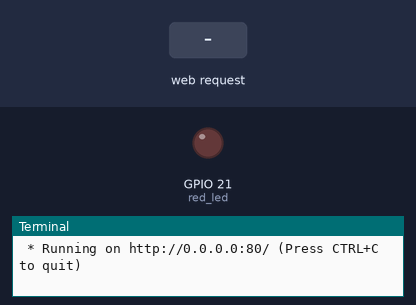
Recording of a program running on a simulated Raspberry Pi (BCM pin numbers). Parts: output pins drawn as LEDs (lit = HIGH), the last lines printed to the terminal. The test bench sets the inputs (shaded band). The clock reads 2024-03-15 10:24:30 at power-on unless the program sets it.

Above: at 1.2 s.
1.3 s: HTTP request for /data received with the fields led=on
At 2.5 s:
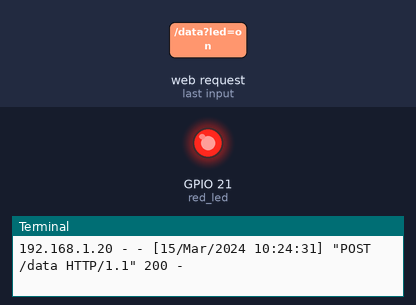
2.8 s: HTTP request for /data received with the fields led=off
At 3.8 s:
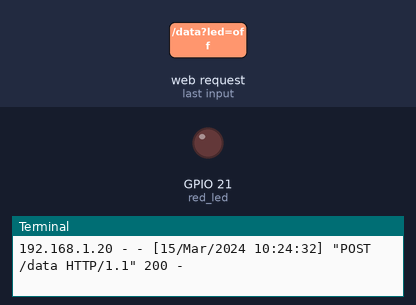
Timing chart, 0 to 5.8 s (numbered marks = the images above; inputs shaded):
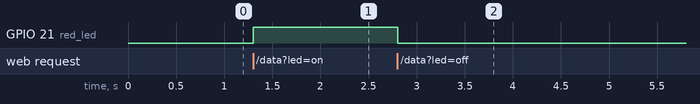

Measured:
- after the input at 1.3 s, GPIO 21 (red_led): LOW → HIGH at once
- after the input at 2.8 s, GPIO 21 (red_led): HIGH → LOW at once

The program:

Flask_LED-1.py
```python
from flask import Flask, request, render_template		# 1. 라이브러리 로드 : 프로젝트에 필요한 도구를 가져오는 단계
														# Flask : 웹 서버 기능을 제공하는 프레임워크
														# request : 브라우저가 보내온 데이터를 읽기 위한 도구
														# render_template : 준비된 HTML 파일을 화면에 띄워주는 도구
from gpiozero import LED								# 출력 장치인 LED를 제어하기 위한 전용 클래스를 불러옴

app = Flask(__name__)									# 2. 객체 생성 및 초기화 : 하드웨어와 소프트웨어를 매핑하는 단계

red_led = LED(21)										# 라즈베리 GPIO 21번핀에 LED 연결

@app.route('/')											# 3. 라우팅 : 특정 주소로 접속했을 때 실행할 동작 정의
def home():		# 사용자가 브라우저 주소창에 IP를 입력하고 처음 들어왔을 때 실행.
				# templates 폴더 내의 index.html 파일을 읽어 화면을 사용자에게 보여줌.
	return render_template("index.html")

@app.route('/data', methods = ['POST'])
def data():
			# 웹 페이지의 버튼 클릭으로 전송된 데이터를 처리하는 핵심 로직

	data = request.form['led']		# 사용자가 웹에서 보낸 폼 데이터 중 'led'라는 이름을 가진 값을 변수에 저장
									# ex) on 버튼을 누르면 data 변수에 on이 담김
	if(data == 'on'):
		red_led.on()				# GPIO 21번 핀에 전압 인가 (LED 점등)

	elif(data == 'off'):
		red_led.off()				# GPIO 21번 핀에 전압 차단 (LED 소등)

	return home()					# 데이터 처리 후 다시 초기 화면을 호출하여 상태 유지 및 화면 갱신


if __name__ == "__main__":

	# host = "0.0.0.0": 같은 와이파이를 쓰는 스마트폰이나 PC에서도 접속이 가능하도록 개방
	# port = "80": 웹 접속의 표준 포트(80)를 사용하여 주소 입력 편의성 제공
	app.run(host = "0.0.0.0", port = "80")
```
